Frame 1 (no input): blank canvas, image omitted
Frame 60 (no input): blank canvas, image omitted
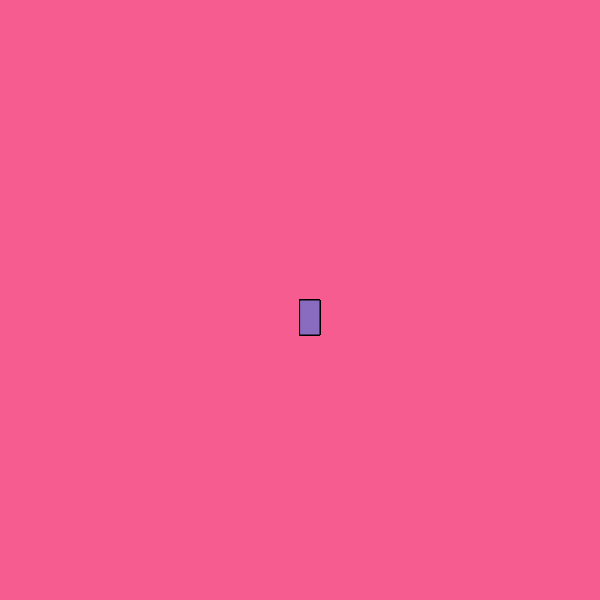
Frame 120 (the mouse pressed at the canvas centre since frame 60)

The p5.js sketch whose frames 1 and 60 were blank and that drew this single picture after the mouse press (run headless with seeded random() and noise() and a simulated clock; from frame 60 on, the mouse is pressed at the canvas centre):

// p5.js sketch
// ── sketch.js
function setup() {
    createCanvas(600, 600);
    background("#F75C90");
  }
  
  function draw() {
    stroke("rgb(0,0,0)");
    fill("#896BC0");
  
    // console.log(mouseIsPressed)
  
    if (mouseIsPressed) {
      rect(mouseX, mouseY, 20, 35);
    }
  }
  
